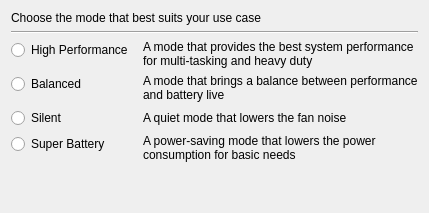
      <widget class="QWidget" name="modeTab">
       <attribute name="title">
        <string>Mode</string>
       </attribute>
       <layout class="QVBoxLayout" name="verticalLayout_2">
        <item>
         <widget class="QLabel" name="modeDescriptionLabel">
          <property name="text">
           <string>Choose the mode that best suits your use case</string>
          </property>
          <property name="alignment">
           <set>Qt::AlignmentFlag::AlignJustify|Qt::AlignmentFlag::AlignVCenter</set>
          </property>
          <property name="wordWrap">
           <bool>true</bool>
          </property>
         </widget>
        </item>
        <item>
         <widget class="Line" name="line_4">
          <property name="orientation">
           <enum>Qt::Orientation::Horizontal</enum>
          </property>
         </widget>
        </item>
        <item>
         <layout class="QFormLayout" name="formLayout_4">
          <property name="fieldGrowthPolicy">
           <enum>QFormLayout::FieldGrowthPolicy::AllNonFixedFieldsGrow</enum>
          </property>
          <property name="rowWrapPolicy">
           <enum>QFormLayout::RowWrapPolicy::WrapLongRows</enum>
          </property>
          <property name="labelAlignment">
           <set>Qt::AlignmentFlag::AlignLeading|Qt::AlignmentFlag::AlignLeft|Qt::AlignmentFlag::AlignVCenter</set>
          </property>
          <property name="formAlignment">
           <set>Qt::AlignmentFlag::AlignHCenter|Qt::AlignmentFlag::AlignTop</set>
          </property>
          <property name="horizontalSpacing">
           <number>10</number>
          </property>
          <property name="verticalSpacing">
           <number>6</number>
          </property>
          <item row="0" column="0">
           <widget class="QRadioButton" name="highPerformanceModeRadioButton">
            <property name="text">
             <string>High Performance</string>
            </property>
           </widget>
          </item>
          <item row="0" column="1">
           <widget class="QLabel" name="label_11">
            <property name="text">
             <string>A mode that provides the best system performance for multi-tasking and heavy duty</string>
            </property>
            <property name="wordWrap">
             <bool>true</bool>
            </property>
           </widget>
          </item>
          <item row="1" column="0">
           <widget class="QRadioButton" name="balancedModeRadioButton">
            <property name="text">
             <string>Balanced</string>
            </property>
           </widget>
          </item>
          <item row="1" column="1">
           <widget class="QLabel" name="label_10">
            <property name="text">
             <string>A mode that brings a balance between performance and battery live</string>
            </property>
            <property name="wordWrap">
             <bool>true</bool>
            </property>
           </widget>
          </item>
          <item row="2" column="0">
           <widget class="QRadioButton" name="silentModeRadioButton">
            <property name="text">
             <string>Silent</string>
            </property>
           </widget>
          </item>
          <item row="2" column="1">
           <widget class="QLabel" name="label_12">
            <property name="text">
             <string>A quiet mode that lowers the fan noise</string>
            </property>
            <property name="wordWrap">
             <bool>true</bool>
            </property>
           </widget>
          </item>
          <item row="3" column="0">
           <widget class="QRadioButton" name="superBatteryModeRadioButton">
            <property name="text">
             <string>Super Battery</string>
            </property>
           </widget>
          </item>
          <item row="3" column="1">
           <widget class="QLabel" name="label_13">
            <property name="text">
             <string>A power-saving mode that lowers the power consumption for basic needs</string>
            </property>
            <property name="wordWrap">
             <bool>true</bool>
            </property>
           </widget>
          </item>
         </layout>
        </item>
        <item>
         <spacer name="verticalSpacer_6">
          <property name="orientation">
           <enum>Qt::Orientation::Vertical</enum>
          </property>
          <property name="sizeHint" stdset="0">
           <size>
            <width>20</width>
            <height>40</height>
           </size>
          </property>
         </spacer>
        </item>
       </layout>
      </widget>
